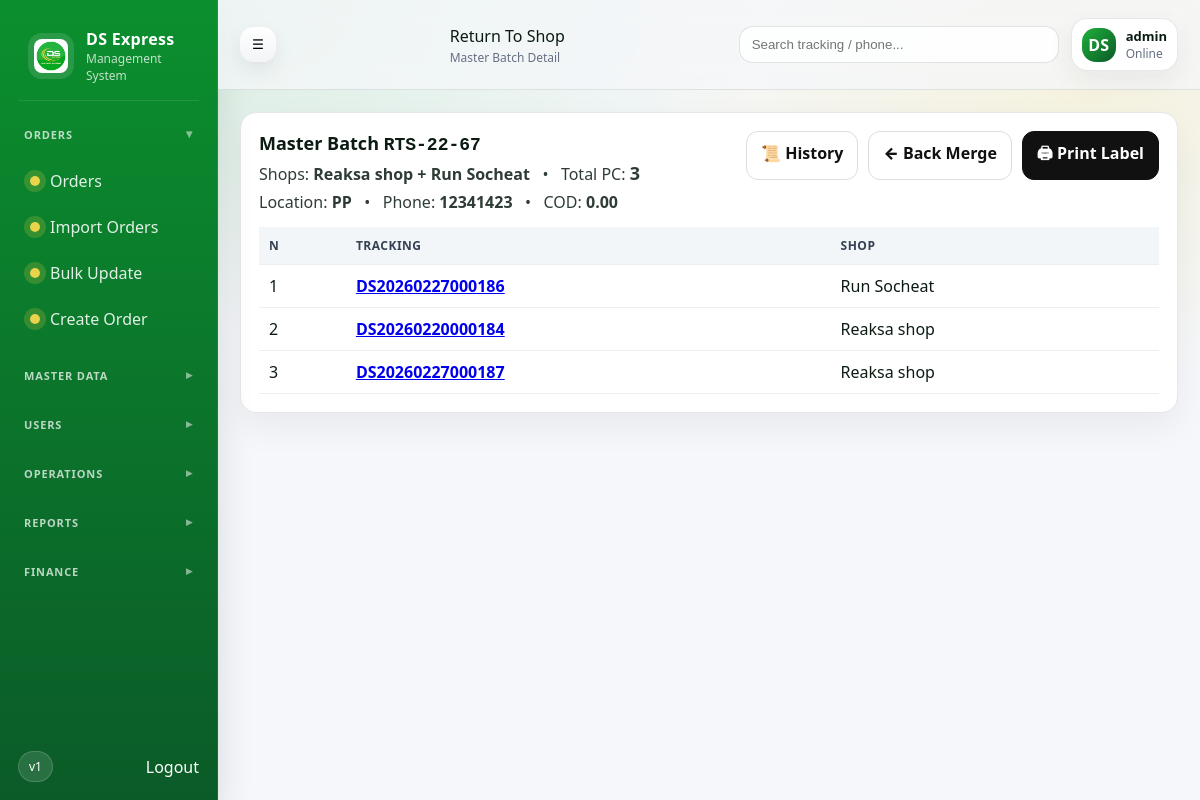
/return-shop/label/67/ (signed in), run on the app's committed database.
### returnshop/models.py (models this page shows, shortened)
class ReturnShopLabel(models.Model):
    MODE_MERGE = "MERGE"
    MODE_SHOP = "SHOP"
    MODE_CHOICES = [
        (MODE_MERGE, "MERGE"),
        (MODE_SHOP, "SHOP"),
    ]
    batch = models.ForeignKey(
        ReturnShopBatch,
        on_delete=models.CASCADE,
        related_name="labels",
    )
    code = models.CharField(max_length=50, unique=True, blank=True, default="")
    ship_to_address = models.CharField(max_length=255, blank=True, default="")
    ship_to_phone = models.CharField(max_length=50, blank=True, default="")
    cod_amount = models.DecimalField(max_digits=12, decimal_places=2, default=Decimal("0.00"))
    mode = models.CharField(max_length=10, choices=MODE_CHOICES, default=MODE_MERGE)
    shop_name = models.CharField(max_length=255, blank=True, default="")  # "Shop A + Shop B" or single shop
    created_at = models.DateTimeField(auto_now_add=True)
    class Meta:
        ordering = ["-id"]
        indexes = [
            models.Index(fields=["batch", "created_at"]),
            models.Index(fields=["mode"]),
            models.Index(fields=["code"]),
        ]

### orders/models.py (models this page shows, shortened)
class Order(models.Model):
    STATUS_CREATED = "CREATED"
    STATUS_INBOUND = "INBOUND"
    STATUS_OUT_FOR_DELIVERY = "OUT_FOR_DELIVERY"
    STATUS_DELIVERED = "DELIVERED"
    STATUS_RETURNING = "RETURNING"
    STATUS_RETURNED = "RETURNED"
    STATUS_PROVINCE_ASSIGNED = "PROVINCE_ASSIGNED"
    STATUS_RETURN_ASSIGNED = "RETURN_ASSIGNED"
    STATUS_VOID = "VOID"
    STATUS_CHOICES = [
        (STATUS_CREATED, "CREATED"),
        (STATUS_INBOUND, "INBOUND"),
        (STATUS_OUT_FOR_DELIVERY, "DELIVERING"),
        (STATUS_DELIVERED, "DELIVERED"),
        (STATUS_RETURNING, "RETURNING"),
        (STATUS_RETURNED, "RETURNED"),
        (STATUS_PROVINCE_ASSIGNED, "PROVINCE_ASSIGNED"),
        (STATUS_RETURN_ASSIGNED, "RETURN_ASSIGNED"),
        (STATUS_VOID, "VOID"),
    ]
    tracking_no = models.CharField(
        max_length=50,
        unique=True,
        db_index=True,
    )
    seller = models.ForeignKey(
        Seller,
        on_delete=models.PROTECT,
        related_name="orders",
    )
    seller_code = models.CharField(max_length=50, blank=True, default="")
    seller_name = models.CharField(max_length=255, blank=True, null=True)
    seller_order_code = models.CharField(max_length=100, blank=True, null=True)
    product_desc = models.CharField(max_length=255, blank=True, null=True)
    quantity = models.IntegerField(default=1)
    price = models.DecimalField(max_digits=10, decimal_places=2, default=Decimal("0.00"))
    cod = models.DecimalField(max_digits=10, decimal_places=2, default=Decimal("0.00"))
    delivery_fee = models.DecimalField(max_digits=10, decimal_places=2, default=Decimal("0.00"))
    additional_fee = models.DecimalField(max_digits=10, decimal_places=2, default=Decimal("0.00"))
    province_fee = models.DecimalField(max_digits=10, decimal_places=2, default=Decimal("0.00"))
    receiver_name = models.CharField(max_length=200, blank=True, null=True)
    receiver_phone = models.CharField(max_length=50, blank=True, null=True)
    receiver_address = models.TextField(blank=True, null=True)
    remark = models.TextField(blank=True, null=True)
    reason = models.TextField(blank=True, null=True)
    status = models.CharField(
        max_length=30,
        choices=STATUS_CHOICES,
        default=STATUS_CREATED,
        db_index=True,
    )
    delivery_shipper = models.ForeignKey(
        Shipper,
        on_delete=models.SET_NULL,
        blank=True,
        null=True,
        related_name="delivery_orders",
    )
    import_batch = models.ForeignKey(
        ImportBatch,
        on_delete=models.SET_NULL,
        blank=True,
        null=True,
        related_name="orders",
    )
    print_count = models.PositiveIntegerField(default=0)
    is_deleted = models.BooleanField(default=False, db_index=True)
    deleted_at = models.DateTimeField(blank=True, null=True)
    deleted_by = models.ForeignKey(
        settings.AUTH_USER_MODEL,
        on_delete=models.SET_NULL,
        null=True,
        blank=True,
        related_name="deleted_orders",
    )
    is_locked = models.BooleanField(default=False, db_index=True)
    locked_at = models.DateTimeField(blank=True, null=True)
    locked_by = models.ForeignKey(
        settings.AUTH_USER_MODEL,
        on_delete=models.SET_NULL,
        null=True,
        blank=True,
        related_name="locked_orders",
    )
    done_at = models.DateField(blank=True, null=True, db_index=True)
    clear_delivery = models.BooleanField(default=False, db_index=True)
    created_at = models.DateTimeField(default=timezone.now)
    updated_at = models.DateTimeField(blank=True, null=True)
    updated_by = models.ForeignKey(
        settings.AUTH_USER_MODEL,
        on_delete=models.SET_NULL,
        blank=True,
        null=True,
        related_name="updated_orders",
    )
    class Meta:
        ordering = ["-id"]

### masterdata/models.py (models this page shows, shortened)
class Seller(models.Model):
    code = models.CharField(max_length=10, unique=True, blank=True)
    name = models.CharField(max_length=255)
    phone = models.CharField(max_length=50, blank=True)
    address = models.TextField(blank=True)
    is_active = models.BooleanField(default=True)
    portal_user = models.OneToOneField(
        settings.AUTH_USER_MODEL,
        null=True,
        blank=True,
        on_delete=models.SET_NULL,
        related_name="seller_portal",
    )
    created_at = models.DateTimeField(auto_now_add=True)
    class Meta:
        ordering = ["-id"]

### returnshop/views.py (the view)
# urls.py: path("return-shop/label/<int:pk>/", views.returnshop_label_detail, name="returnshop_label_detail"),
@login_required
def returnshop_label_detail(request, pk):
    label = get_object_or_404(ReturnShopLabel, pk=pk)
    li = ReturnShopLabelItem.objects.filter(label=label).select_related(
        "batch_item__order", "batch_item__order__seller"
    )
    seller_set = set()
    rows = []
    for x in li:
        o = x.batch_item.order
        seller_set.add(_seller_name(o))
        rows.append({"tracking": getattr(o, "tracking_no", "-"), "tracking_url": _order_detail_url(o), "seller": _seller_name(o)})
    shop_names = " + ".join(sorted(seller_set)) if seller_set else "-"
    total_pc = len(rows)
    return render(
        request,
        "returnshop/returnshop_label_detail.html",
        {"label": label, "batch": label.batch, "shop_names": shop_names, "total_pc": total_pc, "rows": rows},
    )

### returnshop/views.py (called while the page is built)
def _order_detail_url(o: Order) -> str:
    return f"/orders/created/{o.id}/"

def _seller_name(o: Order) -> str:
    s = getattr(o, "seller", None)
    return getattr(s, "name", "-") or "-"

### templates/returnshop/returnshop_label_detail.html (shortened to what this page needs)
{% extends "base.html" %}
{% block page_title %}Return To Shop{% endblock %}
{% block page_subtitle %}Master Batch Detail{% endblock %}
{% block content %}
<div class="card" style="padding:18px;border-radius:16px;">
  <div style="display:flex; justify-content:space-between; gap:12px; flex-wrap:wrap; align-items:flex-start;">
    <div>
      <div style="font-size:18px;font-weight:900;">
        Master Batch <span class="mono">{{ label.code }}</span>
      </div>
      <div style="opacity:.85; margin-top:6px;">
        Shops: <b>{{ shop_names }}</b>
        &nbsp; • &nbsp;
        Total PC: <span style="font-size:18px; font-weight:900;">{{ total_pc }}</span>
      </div>
      <div style="opacity:.85; margin-top:6px;">
        Location: <b>{{ label.ship_to_address }}</b>
        &nbsp; • &nbsp;
        Phone: <b>{{ label.ship_to_phone }}</b>
        &nbsp; • &nbsp;
        COD: <b>{{ label.cod_amount }}</b>
      </div>
    </div>
    <div style="display:flex; gap:10px; flex-wrap:wrap;">
      <a class="btn btn-ghost" href="{% url 'returnshop_history' %}">📜 History</a>
      <a class="btn btn-ghost" href="{% url 'returnshop_labels' batch.id %}">← Back Merge</a>
      <a class="btn" href="{% url 'returnshop_label_print' label.id %}" target="_blank">🖨 Print Label</a>
    </div>
  </div>
  <div style="margin-top:14px; overflow:auto;">
    <table class="ds-table" style="min-width:900px;">
      <thead>
        <tr>
          <th class="th">N</th>
          <th class="th">Tracking</th>
          <th class="th">Shop</th>
        </tr>
      </thead>
      <tbody>
        {% for r in rows %}
          <tr>
            <td class="td">{{ forloop.counter }}</td>
            <td class="td"><a href="{{ r.tracking_url }}" target="_blank" style="font-weight:900;text-decoration:underline;">{{ r.tracking }}</a></td>
            <td class="td">{{ r.seller }}</td>
          </tr>
        {% empty %}
          <tr><td colspan="3" style="padding:14px; opacity:.7;">No items.</td></tr>
        {% endfor %}
      </tbody>
    </table>
  </div>
</div>
{% endblock %}

### templates/base.html (shortened to what this page needs)
{% load static %}
<!doctype html>
<html>
  <head>
    <link rel="stylesheet" href="{% static 'css/ds.css' %}" />
  </head>
  <body>
    <div class="app">
      <aside class="sidebar" id="sidebar">
        <div class="brand">
          <img class="brand-logo" src="{% static 'img/ds-logo.png' %}" alt="DS Express" />
          <div class="brand-text">
            <div class="brand-name">DS Express</div>
            <div class="brand-sub">Management System</div>
          </div>
        </div>
        <nav class="menu">
          <div class="menu-title open" data-target="group-orders">Orders</div>
          <div class="menu-group" id="group-orders">
            <a class="menu-item " href="/orders/">
              <span class="dot"></span> Orders
            </a>
            <a class="menu-item {% if request.path == '/orders/import/' %}active{% endif %}" href="/orders/import/">
              <span class="dot"></span> Import Orders
            </a>
            <a class="menu-item {% if request.path|slice:':15' == '/orders/update/' or request.path == '/orders/update/upload/' %}active{% endif %}" href="/orders/update/upload/">
              <span class="dot"></span> Bulk Update
            </a>
            <a class="menu-item {% if request.path == '/orders/create/' %}active{% endif %}" href="/orders/create/">
              <span class="dot"></span> Create Order
            </a>
          </div>
          <div class="menu-title" data-target="group-master">Master Data</div>
          <div class="menu-title" data-target="group-users">Users</div>
          <div class="menu-title" data-target="group-ops">Operations</div>
          <div class="menu-title" data-target="group-reports">Reports</div>
          <div class="menu-title" data-target="group-finance">Finance</div>
        </nav>
        <div class="sidebar-footer">
          <div class="pill">v1</div>
          <form method="post" action="{% url 'logout' %}" class="logout-form">
            <button type="submit" class="logout logout-btn">Logout</button>
          </form>
        </div>
      </aside>
      <main class="main">
        <header class="topbar">
          <button class="icon-btn" id="toggleBtn" type="button">☰</button>
          <div class="topbar-title">
            {% block page_title %}Dashboard{% endblock %}
            <div class="topbar-sub">
              {% block page_subtitle %}DS Express Ops{% endblock %}
            </div>
          </div>
          <div class="topbar-right">
            <div class="search">
              <input placeholder="Search tracking / phone..." />
            </div>
            <div class="user-chip">
              <div class="avatar">DS</div>
              <div class="user-meta">
                <div class="user-name">{{ request.user.username|default:"admin" }}</div>
                <div class="user-role">Online</div>
              </div>
            </div>
          </div>
        </header>
        <section class="content">
          {% block content %}{% endblock %}
        </section>
      </main>
    </div>
  </body>
</html>

### templates/base.html (style rules this page uses)
.menu-title { font-size:11px; font-weight:900; letter-spacing:.08em; text-transform:uppercase; color:rgba(255,255,255,.72); margin:10px 0 8px; padding:0 22px 0 6px; cursor:pointer; position:relative; user-select:none; }
.menu-title::after { content:"▸"; position:absolute; right:6px; top:0; opacity:.7; font-size:12px; line-height:1.2; }
.menu-title.open::after { content:"▾"; }
.menu-group { display:block; }
.logout-btn { background:none; border:0; padding:0; color:inherit; font:inherit; cursor:pointer; }
.logout-form { margin:0; }

### templates/returnshop/returnshop_label_detail.html (style rules this page uses)
.mono { font-family:ui-monospace,Consolas,monospace; }
.btn { padding:10px 14px;border-radius:12px;border:1px solid #111;background:#111;color:#fff;cursor:pointer;text-decoration:none;font-weight:900; }
.btn-ghost { padding:10px 14px;border-radius:12px;border:1px solid #ddd;background:#fff;color:#111;cursor:pointer;text-decoration:none;font-weight:900; }
.th { text-align:center; }
.td { text-align:center; }

### data on the page
ReturnShopLabel: code "RTS-22-67", shop_name "Reaksa shop + Run Socheat", ship_to_address "PP", ship_to_phone "12341423", cod_amount "0.00"
Order: tracking "DS20260227000186"
Seller: seller "Run Socheat"
Order: tracking "DS20260220000184"
Seller: seller "Reaksa shop" "Reaksa shop"
Order: tracking "DS20260227000187"

### other printed values
{{ request.user.username|default:"admin" }} "admin"
{{ total_pc }} "3"
